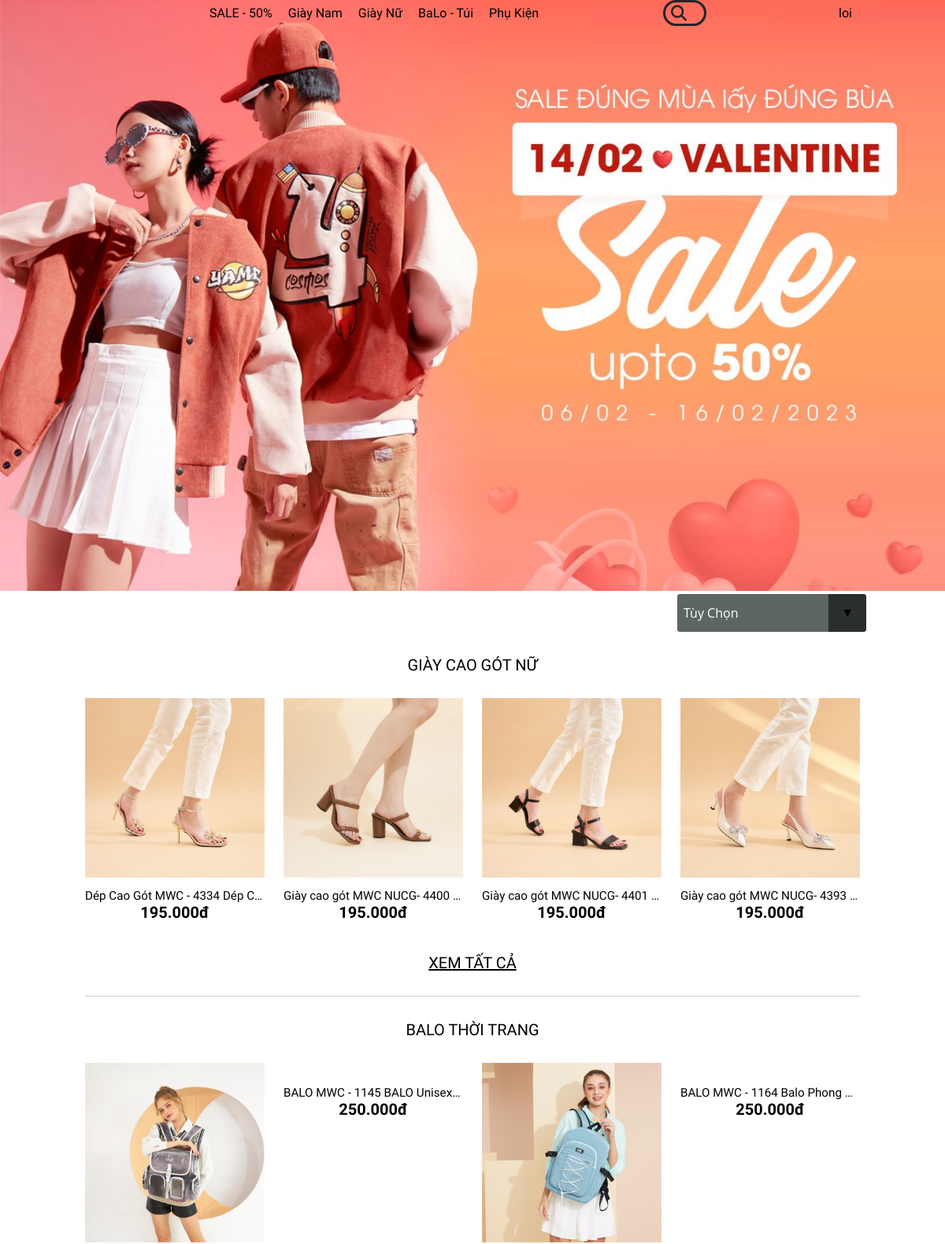
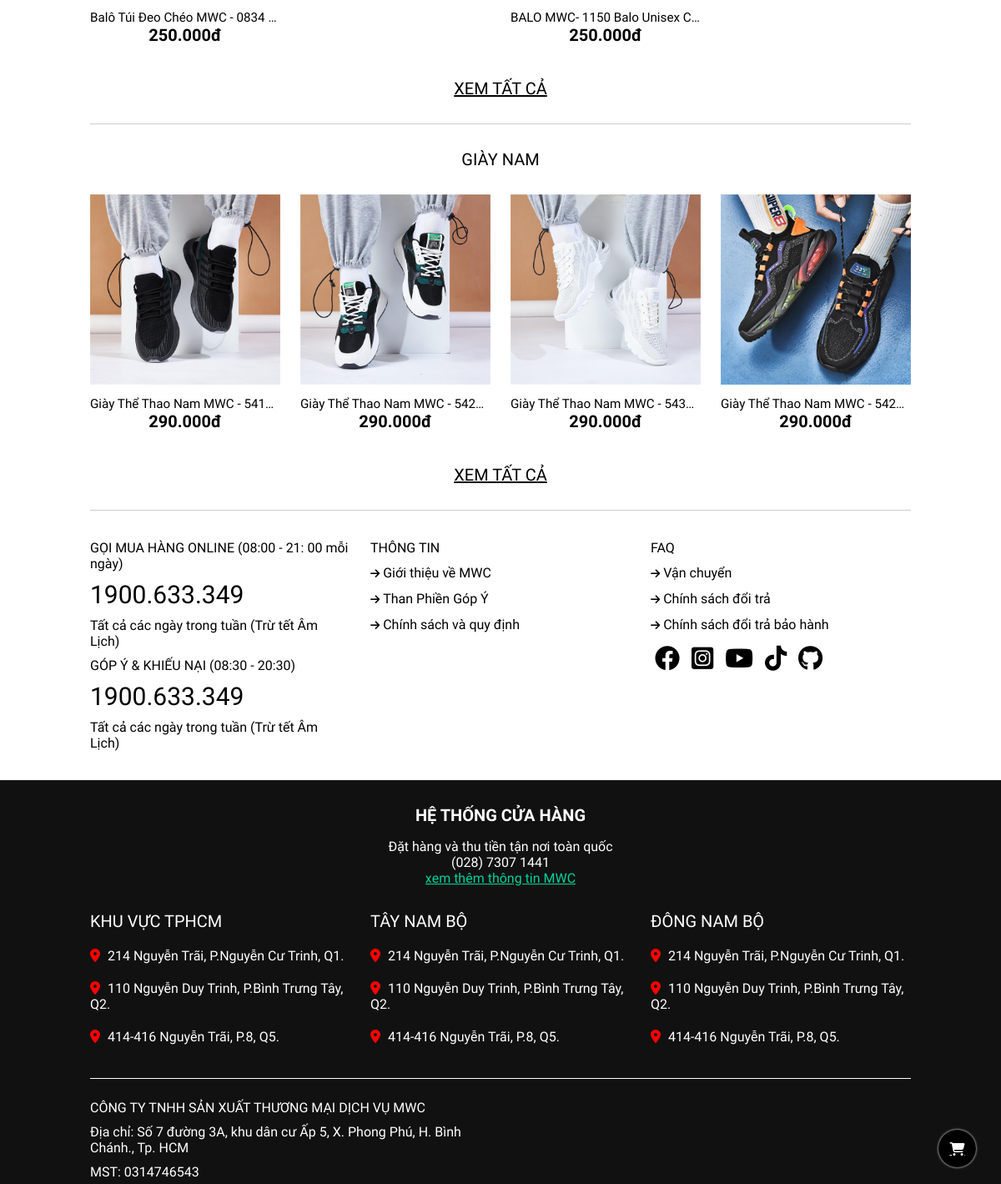
The page /index.php?pages=product_detail&action=layout&html=home (signed in) on the database its author committed (2 pictures, top to bottom).
### tables this page shows
CREATE TABLE `products` (
  `id` int NOT NULL,
  `name` varchar(500) NOT NULL,
  `money` float NOT NULL,
  `quantity` int NOT NULL,
  `color` int NOT NULL,
  `size` int NOT NULL,
  `create_at` datetime NOT NULL DEFAULT CURRENT_TIMESTAMP,
  `updated_at` datetime NOT NULL DEFAULT CURRENT_TIMESTAMP,
  `category_id` int NOT NULL,
  `describe` varchar(500) NOT NULL,
  `img` varchar(100) NOT NULL
);

### DAO/pdo.php (called while the page is built, shortened)
<?php
class connect
{
    function pdo_get_connection()
    {
        $dburl = "mysql:host=localhost;dbname=dampc05314;charset=utf8";
        $username = 'root';
        $password = 'mysql';
        $conn = new PDO($dburl, $username, $password);
        $conn->setAttribute(PDO::ATTR_ERRMODE, PDO::ERRMODE_EXCEPTION);
        return $conn;
    }
    function pdo_query($sql)
    {
        $sql_args = array_slice(func_get_args(), 1);
        try {
            $conn = $this->pdo_get_connection();
            $stmt = $conn->prepare($sql);
            $stmt->execute($sql_args);
            $rows = $stmt->fetchAll();
            return $rows;
        } catch (PDOException $e) {
            throw $e;
        } finally {
            unset($conn);
        }
    }
}
?>

### DAO/products.php (called while the page is built, shortened)
<?php
class products
{
    function getAllshoewoman()
    {
        $db = new connect();
        $select = "SELECT * FROM products where category_id = 2";
        return $db->pdo_query($select);
    }
    function getAllbag()
    {
        $db = new connect();
        $select = "SELECT * FROM products where category_id = 3 ";
        return $db->pdo_query($select);
    }
    function getAllshoemen()
    {
        $db = new connect();
        $select = "SELECT * FROM products where category_id = 1";
        return $db->pdo_query($select);
    }
}
?>

### product/index.php (the view, shortened to what this page needs)
<div class="container">
    <section>
        <div class="banner">
            <img src="../adminnew/img/Banner_sale_14.2_(02).jpg" alt="" />
        </div>
    </section>
    <section>
        <article>
            <div class="container">
                <div class="body_header"
                    style="display: flex; justify-content: end ;align-item:center;margin-right: 100px;">
                    <div class="select">
                        <form id="myForm" method="post"
                            action="/index.php?pages=product_detail&action=layout&html=serach">
                            <select id="mySelect" name="low_price" style="width: 100%; height: 100%;">
                                <option selected disabled>Tùy Chọn</option>
                            </select>
                        </form>
                    </div>
                </div>
                <p class="container_title">Giày Cao Gót Nữ</p>
                <div class="grid wide">
                    <div class="row" id="product_print1">
                        <?php
                        $products = new products();
                        $rows = $products->getAllshoewoman();
                        foreach ($rows as $row) {
                            extract($row)
                                ?>
                        <div class="col l-3 m-6 c-12">
                            <div class="item_product">
                                <a href=" /index.php?pages=product_detail&action=layout&html=chitiet&id=<?= $id ?>"
                                    class=" item_product_img">
                                    <img src="../adminnew/img/<?= $img ?>" alt="" />
                                </a>
                                <a href=" /index.php?pages=product_detail&action=layout&html=chitiet&id=<?= $id ?>"
                                    class="item_product_content">
                                    <div class="item_product_detail">
                                        <p class="title">
                                            <?= $name ?>
                                        </p>
                                        <div class="price">
                                            <?= number_format($money, 0, ",", ".") ?>đ
                                        </div>
                                    </div>
                                </a>
                            </div>
                        </div>
                        <?php
                        }
                        ?>
                    </div>
                    <a href="./html/giaynu.php" class="seenall_product">XEM TẤT CẢ</a>
                </div>
            </div>
        </article>
        <article>
            <div class="container">
                <p class="container_title">BALO THỜI TRANG</p>
                <div class="grid wide">
                    <div class="row" id="product_print2">
                        <?php
                        $products = new products();
                        $rows = $products->getAllbag();
                        foreach ($rows as $row) {
                            extract($row)
                                ?>
                        <div class="col l-3 m-6 c-12">
                            <div class="item_product">
                                <a href="/index.php?pages=product_detail&action=layout&html=chitiet&id=<?= $id ?>"
                                    class=" item_product_img">
                                    <img src="../adminnew/img/<?= $img ?>" alt="" />
                                </a>
                                <a href=" /index.php?pages=product_detail&action=layout&html=chitiet&id=<?= $id ?>"
                                    class="item_product_content">
                                    <div class="item_product_detail">
                                        <p class="title">
                                            <?= $name ?>
                                        </p>
                                        <div class="price">
                                            <?= number_format($money, 0, ",", ".") ?>đ
                                        </div>
                                    </div>
                                </a>
                            </div>
                        </div>
                        <?php
                        }
                        ?>
                    </div>
                    <a href="./html/balo.php" class="seenall_product">XEM TẤT CẢ</a>
                </div>
            </div>
        </article>
        <article>
            <div class="container">
                <p class="container_title">GIÀY NAM</p>
                <div class="grid wide">
                    <div class="row" id="product_print3">
                        <?php
                        $products = new products();
                        $rows = $products->getAllshoemen();
                        foreach ($rows as $row) {
                            extract($row)
                                ?>
                        <div class="col l-3 m-6 c-12">
                            <div class="item_product">
                                <a href="/index.php?pages=product_detail&action=layout&html=chitiet&id=<?= $id ?>"
                                    class=" item_product_img">
                                    <img src="../adminnew/img/<?= $img ?>" alt="" />
                                </a>
                                <a href=" /index.php?pages=product_detail&action=layout&html=chitiet&id=<?= $id ?>"
                                    class="item_product_content">
                                    <div class="item_product_detail">
                                        <p class="title">
                                            <?= $name ?>
                                        </p>
                                        <div class="price">
                                            <?= number_format($money, 0, ",", ".") ?>đ
                                        </div>
                                    </div>
                                </a>
                            </div>
                        </div>
                        <?php
                        }
                        ?>
                    </div>
                    <a href="./html/giaynam.php" class="seenall_product">XEM TẤT CẢ</a>
                </div>
            </div>
        </article>
    </section>
</div>

### product/css/basic.css (style rules this page uses)
* { font-family: 'Fira Sans Condensed', sans-serif; font-family: 'Montserrat', sans-serif; font-family: 'Roboto', sans-serif; font-family: 'Wix Madefor Display', sans-serif; box-sizing: border-box; margin: 0; padding: 0; position: relative; }
.item_product_img>img { transition: 1.2s; }

### product/css/grid.css (style rules this page uses)
.grid { width: 100%; display: block; padding: 0; }
.grid.wide { max-width: 1200px; margin: 0 auto; }
.row { display: flex; flex-wrap: wrap; margin-left: -4px; margin-right: -4px; }
.col { padding-left: 4px; padding-right: 4px; }
.c-12 { flex: 0 0 100%; max-width: 100%; }
@media (min-width: 740px) { .row { margin-left: -8px; margin-right: -8px; } }
@media (min-width: 740px) { .col { padding-left: 8px; padding-right: 8px; } }
@media (min-width: 740px) { .m-1, .m-2, .m-3, .m-4, .m-5, .m-6, .m-7, .m-8, .m-9, .m-10, .m-11, .m-12 { display: block; } }
@media (min-width: 740px) { .m-6 { flex: 0 0 50%; max-width: 50%; } }
@media (min-width: 1113px) { .row { margin-left: -12px; margin-right: -12px; } }
@media (min-width: 1113px) { .col { padding-left: 12px; padding-right: 12px; } }
@media (min-width: 1113px) { .l-1, .l-2, .l-2-4, .l-3, .l-4, .l-5, .l-6, .l-7, .l-8, .l-9, .l-10, .l-11, .l-12 { display: block; } }
@media (min-width: 1113px) { .l-3 { flex: 0 0 25%; max-width: 25%; } }
@media (min-width: 1024px) and (max-width: 1239px) { .wide { width: 984px; } }
@media (min-width: 1024px) and (max-width: 1239px) { .wide .row { margin-left: -12px; margin-right: -12px; } }
@media (min-width: 1024px) and (max-width: 1239px) { .wide .col { padding-left: 12px; padding-right: 12px; } }
@media (min-width: 1024px) and (max-width: 1239px) { .wide .l-1, .wide .l-2, .wide .l-2-4, .wide .l-3, .wide .l-4, .wide .l-5, .wide .l-6, .wide .l-7, .wide .l-8, .wide .l-9, .wide .l-10, .wide .l-11, .wide .l-12 { display: block; } }
@media (min-width: 1024px) and (max-width: 1239px) { .wide .l-3 { flex: 0 0 25%; max-width: 25%; } }

### product/css/index.css (style rules this page uses)
:root { pink: #ee4266; }
* { font-size: 16px; }
.banner > img { width: 100%; }
.item_product_img > img { width: 100%; max-width: 100%; max-height: 100%; -o-object-fit: cover; object-fit: cover; -o-object-position: center; object-position: center; }
.item_product { margin-bottom: 10px; }
.item_product_content { text-decoration: none; }
.title { margin-top: 10px; font-size: 0.95rem; color: black; max-width: 100%; display: block; text-align: center; overflow: hidden; text-overflow: ellipsis; white-space: nowrap; }
.price { display: inline-block; font-size: 1.25rem; font-weight: 700; color: black; font-weight: bold; text-align: center; }
.container_title { padding: 1.875rem 0; text-align: center; font-size: 1.25rem; text-transform: uppercase; }
.seenall_product { font-size: 1.25rem; color: black; text-align: center; padding: 1.875rem 0; display: block; border-bottom: 1px solid #cccccc; }
.item_product_detail { text-align: center; }
select { -webkit-appearance: none; -moz-appearance: none; -ms-appearance: none; appearance: none; outline: 0; box-shadow: none; border: 0 !important; background: #5c6664; background-image: none; flex: 1; padding: 0 0.5em; color: #fff; cursor: pointer; font-size: 1em; font-family: "Open Sans", sans-serif; }
.select { position: relative; display: flex; width: 15em; height: 3em; line-height: 3; background: #5c6664; overflow: hidden; border-radius: 0.25em; }
.select::after { content: "\25BC"; position: absolute; top: 0; right: 0; padding: 0 1em; background: #2b2e2e; cursor: pointer; pointer-events: none; transition: 0.25s all ease; }

### rows shown on the page
products: img (picture), name "Dép Cao Gót MWC - 4334 Dép C…", money "195.000"
products: img (picture), name "Giày cao gót MWC NUCG- 4400…", money "195.000"
products: img (picture), name "Giày cao gót MWC NUCG- 4401…", money "195.000"
products: img (picture), name "Giày cao gót MWC NUCG- 4393…", money "195.000"
products: img (picture), name "Balô Túi Đeo Chéo MWC - 0834…", money "250.000"
products: name "BALO MWC - 1145 BALO Unisex…", money "250.000"
products: img (picture), name "BALO MWC- 1150 Balo Unisex C…", money "250.000"
products: name "BALO MWC - 1164 Balo Phong…", money "250.000"
products: img (picture), name "Giày Thể Thao Nam MWC - 541…", money "290.000"
products: img (picture), name "Giày Thể Thao Nam MWC - 542…", money "290.000"
products: img (picture), name "Giày Thể Thao Nam MWC - 543…", money "290.000"
products: img (picture), name "Giày Thể Thao Nam MWC - 542…", money "290.000"

### other values the page prints
$_SESSION["dangky"]["name"] "loi"
